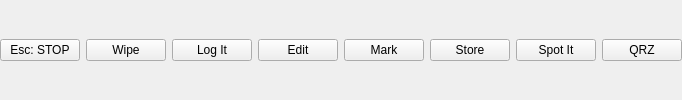
           <widget class="QFrame" name="Command_Buttons">
            <layout class="QHBoxLayout" name="ButtonRow3">
             <property name="leftMargin">
              <number>0</number>
             </property>
             <property name="topMargin">
              <number>0</number>
             </property>
             <property name="rightMargin">
              <number>0</number>
             </property>
             <property name="bottomMargin">
              <number>0</number>
             </property>
             <item>
              <widget class="QPushButton" name="esc_stop">
               <property name="focusPolicy">
                <enum>Qt::FocusPolicy::NoFocus</enum>
               </property>
               <property name="text">
                <string>Esc: STOP</string>
               </property>
              </widget>
             </item>
             <item>
              <widget class="QPushButton" name="wipe">
               <property name="focusPolicy">
                <enum>Qt::FocusPolicy::NoFocus</enum>
               </property>
               <property name="text">
                <string>Wipe</string>
               </property>
              </widget>
             </item>
             <item>
              <widget class="QPushButton" name="log_it">
               <property name="focusPolicy">
                <enum>Qt::FocusPolicy::NoFocus</enum>
               </property>
               <property name="text">
                <string>Log It</string>
               </property>
              </widget>
             </item>
             <item>
              <widget class="QPushButton" name="edit">
               <property name="focusPolicy">
                <enum>Qt::FocusPolicy::NoFocus</enum>
               </property>
               <property name="text">
                <string>Edit</string>
               </property>
              </widget>
             </item>
             <item>
              <widget class="QPushButton" name="mark">
               <property name="focusPolicy">
                <enum>Qt::FocusPolicy::NoFocus</enum>
               </property>
               <property name="text">
                <string>Mark</string>
               </property>
              </widget>
             </item>
             <item>
              <widget class="QPushButton" name="store">
               <property name="focusPolicy">
                <enum>Qt::FocusPolicy::NoFocus</enum>
               </property>
               <property name="text">
                <string>Store</string>
               </property>
              </widget>
             </item>
             <item>
              <widget class="QPushButton" name="spot_it">
               <property name="focusPolicy">
                <enum>Qt::FocusPolicy::NoFocus</enum>
               </property>
               <property name="text">
                <string>Spot It</string>
               </property>
              </widget>
             </item>
             <item>
              <widget class="QPushButton" name="qrz">
               <property name="focusPolicy">
                <enum>Qt::FocusPolicy::NoFocus</enum>
               </property>
               <property name="text">
                <string>QRZ</string>
               </property>
              </widget>
             </item>
            </layout>
           </widget>
